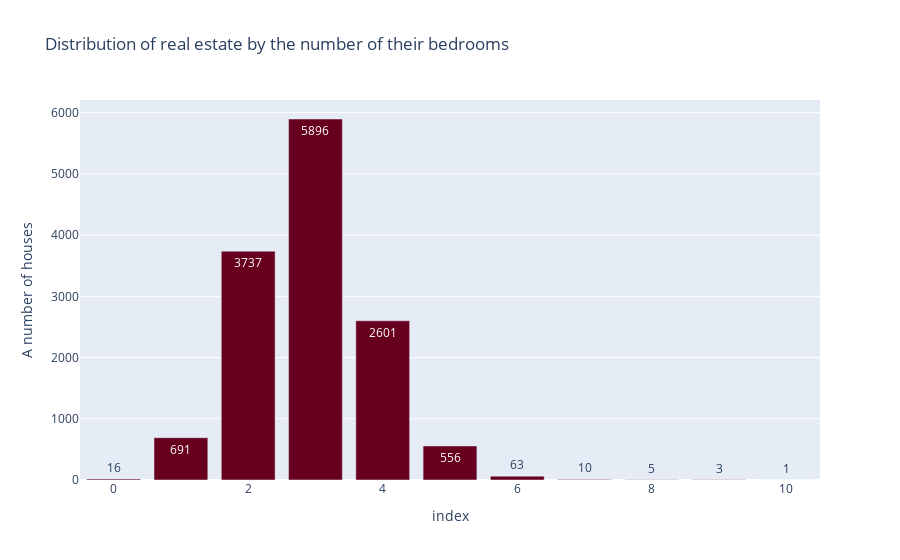

The code cell stored with this chart in its notebook:
### Code cell
bedrooms = mbl['Bedroom2'].value_counts().sort_index()[:10]

fig = px.bar(bedrooms, y=bedrooms.values, x=bedrooms.index, text=bedrooms.values,
             labels={'y': 'A number of houses', 'x': 'Bedrooms'},
             title='Distribution of real estate by the number of their bedrooms',
             color_discrete_sequence=px.colors.sequential.RdBu)
fig.show()

### Figure 1 — Plotly figure (JSON) as saved in the notebook; plotly's stock layout.template omitted (floating-point values rounded to 4 significant figures)
{"data": [{"alignmentgroup": "True", "hovertemplate": "index=%{x}<br>A number of houses=%{y}<br>text=%{text}<extra></extra>", "legendgroup": "", "marker": {"color": "rgb(103,0,31)"}, "name": "", "offsetgroup": "", "orientation": "v", "showlegend": false, "text": [16, 691, 3737, 5896, 2601, 556, 63, 10, 5, 3, 1], "textposition": "auto", "type": "bar", "x": [0, 1, 2, 3, 4, 5, 6, 7, 8, 9, 10], "xaxis": "x", "y": [16, 691, 3737, 5896, 2601, 556, 63, 10, 5, 3, 1], "yaxis": "y"}], "layout": {"barmode": "relative", "legend": {"tracegroupgap": 0}, "title": {"text": "Distribution of real estate by the number of their bedrooms"}, "xaxis": {"anchor": "y", "domain": [0, 1], "title": {"text": "index"}}, "yaxis": {"anchor": "x", "domain": [0, 1], "title": {"text": "A number of houses"}}}}
